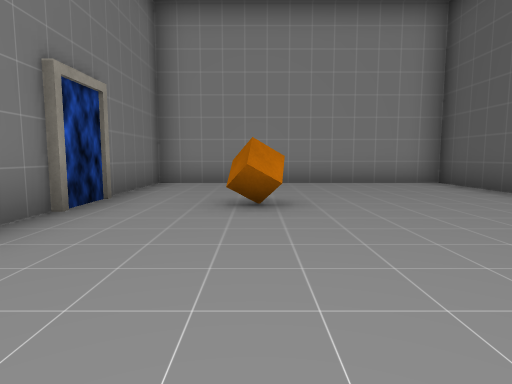
View 1 (above)

17 first-person views from a walk through a 3-D level made in the Unity game engine. The camera is 1.2 m above the floor, tilts 6° down and sees 75° across. The floor is counted in squares, 2 m on a side. Each view is taken from the middle of a square. On the plan, view 1 faces up. The plan holds only what a view shows up to about 10 squares ahead; the rest is blank. The player character is not drawn. Some surface patterns are stand-ins.

View 2
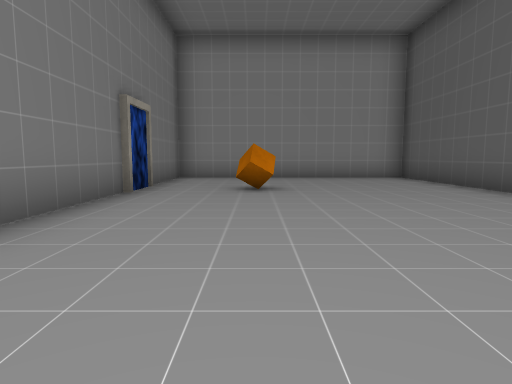

View 3
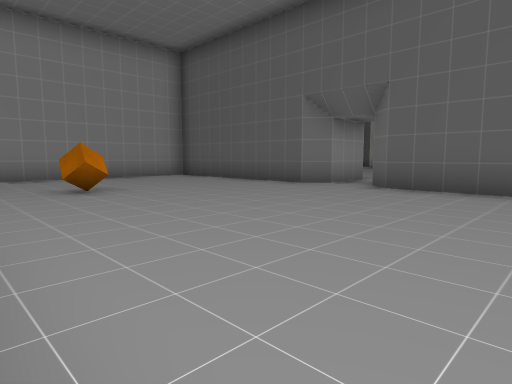

View 4
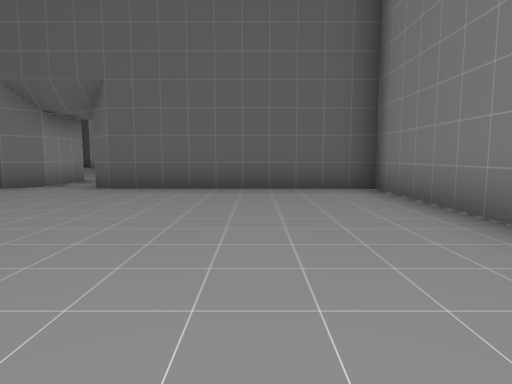

View 5
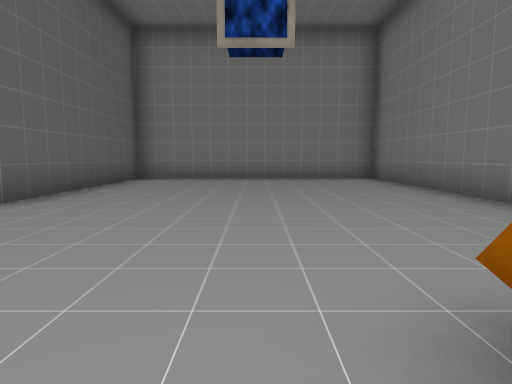

View 6
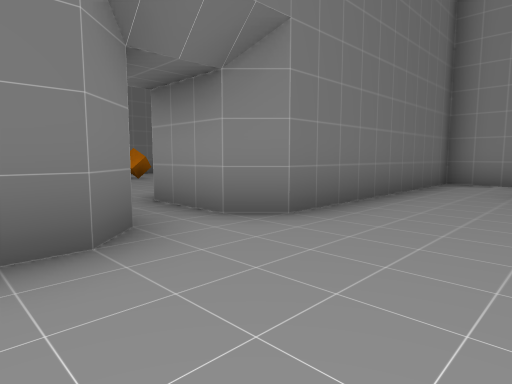

View 7
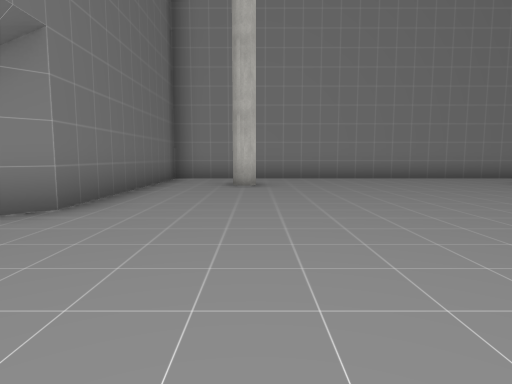

View 8
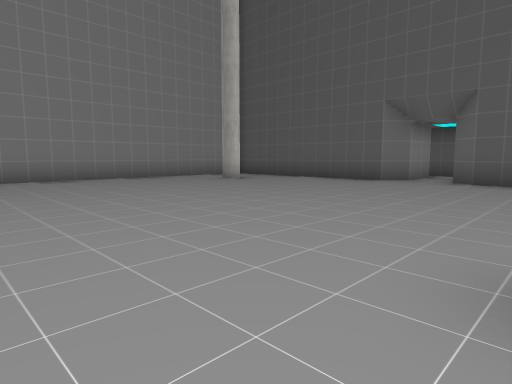

View 9
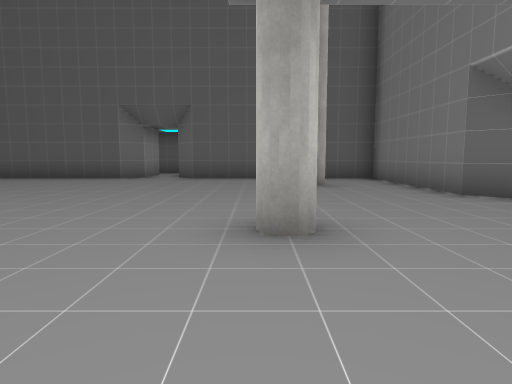

View 10
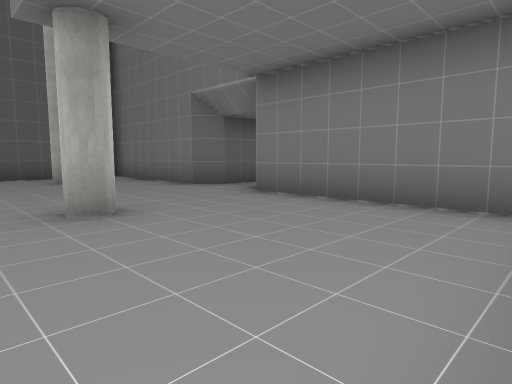

View 11
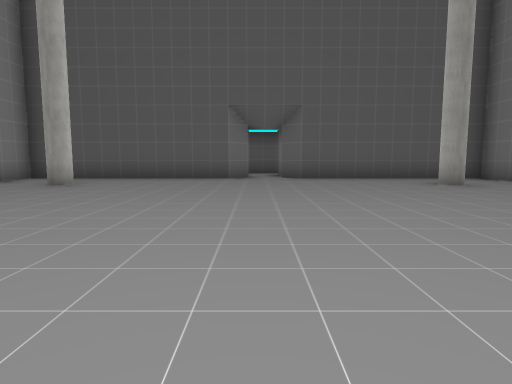

View 12
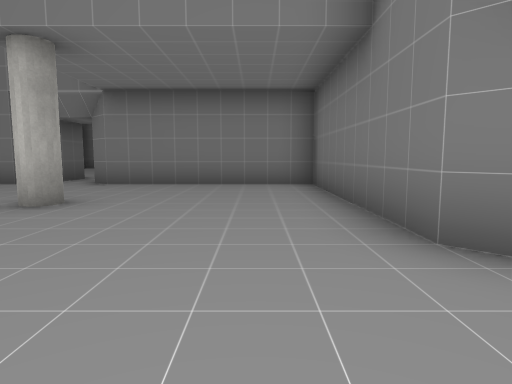

View 13
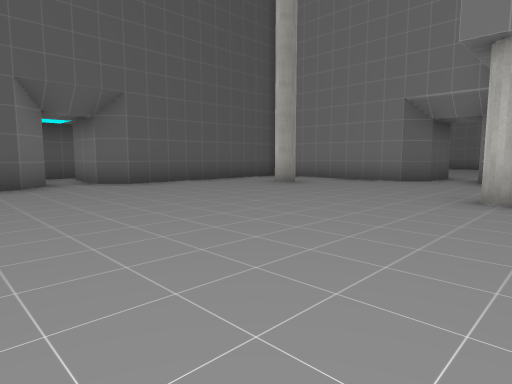

View 14
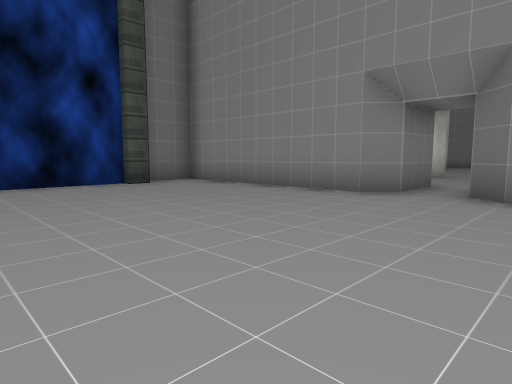

View 15
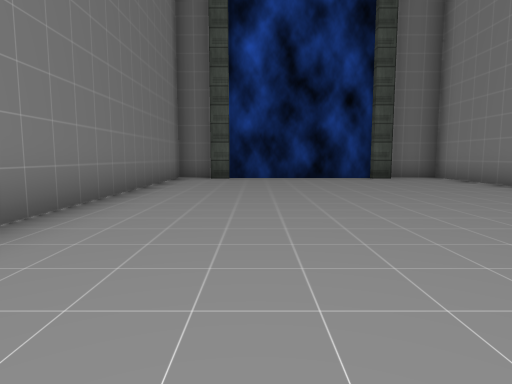

View 16
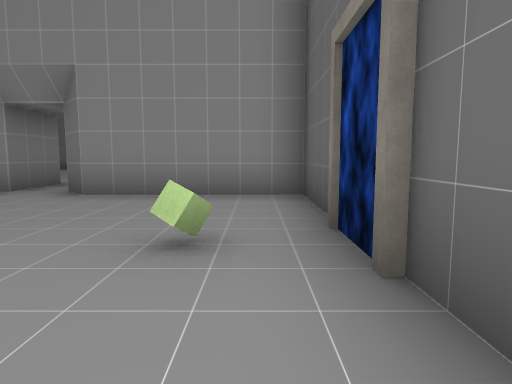

View 17
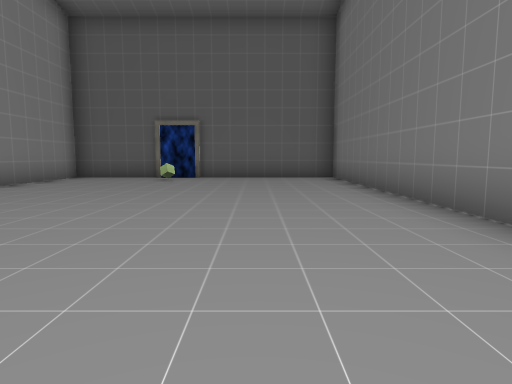

### Floor plan
Points are (right, up) in squares from view 1. A wall is a line through its corners. A room is listed if a view was taken in it or the views show most of it. See-through windows are left out.
Room 1 (views 1, 2, 3, 4, 5)
walls: (-2.2, 3.5) (-2.2, -4.3) (4.3, -4.3) (4.3, 0.7) (4.8, 1.2); (6.3, 2.2) (4.7, 2.2) (4.3, 2.7) (4.3, 7.7) (-2.2, 7.7) (-2.2, 5.4)
ways out: opening at (5.5, 2) to room 2
objects: portal (-3, 4) to (-3, 5); orange cube (0, 4)
Room 2 (views 6, 7, 8, 9, 10, 11, 12, 13)
walls: (17.7, 2.2) (17.2, 2.7) (17.2, 8.2) (6.8, 8.2) (6.8, 2.7) (6.3, 2.2); (6.2, 1.3) (6.8, 0.7) (6.8, -4.3) (11.2, -4.3) (11.8, -4.8) (11.8, -6.2); (12.7, -6.2) (12.7, -4.8) (13.2, -4.3) (17.2, -4.3) (17.2, 0.7) (17.8, 1.2)
ways out: opening at (5.5, 2) to room 1; opening at (12, -5.5) to room 3; opening at (18.5, 2)
Room 3 (views 14, 15, 16, 17)
walls: (11.8, -6.2) (11.3, -6.7) (6.3, -6.7) (6.3, -8.1); (16.8, -8.6) (16.8, -6.7) (13.3, -6.7) (12.7, -6.2); (6.8, -8.1) (6.8, -8.7); (6.5, -8.6) (6.5, -12.7); (6.8, -12.7) (6.8, -13.2); (6.3, -13.2) (6.3, -14.2) (16.8, -14.2) (16.8, -10.5)
ways out: opening at (12, -5.5) to room 2
objects: cube (15, -10); portal (17, -10) to (18, -9)

Where each view was taken, in squares from view 1:
view 1: 0 up, 0 right, facing up
view 2: 2 down, 0 right, facing up
view 3: 2 down, 2 left, facing up-right
view 4: 2 down, 2 left, facing right
view 5: 5 up, 1 right, facing down
view 6: 0 up, 9 right, facing up-left
view 7: 1 down, 9 right, facing up
view 8: 1 down, 9 right, facing up-right
view 9: 1 down, 8 right, facing right
view 10: 0 up, 7 right, facing down-right
view 11: 2 up, 8 right, facing right
view 12: 3 up, 8 right, facing down
view 13: 4 up, 10 right, facing down-right
view 14: 12 down, 14 right, facing up-left
view 15: 12 down, 16 right, facing left
view 16: 12 down, 16 right, facing up
view 17: 12 down, 7 right, facing right
